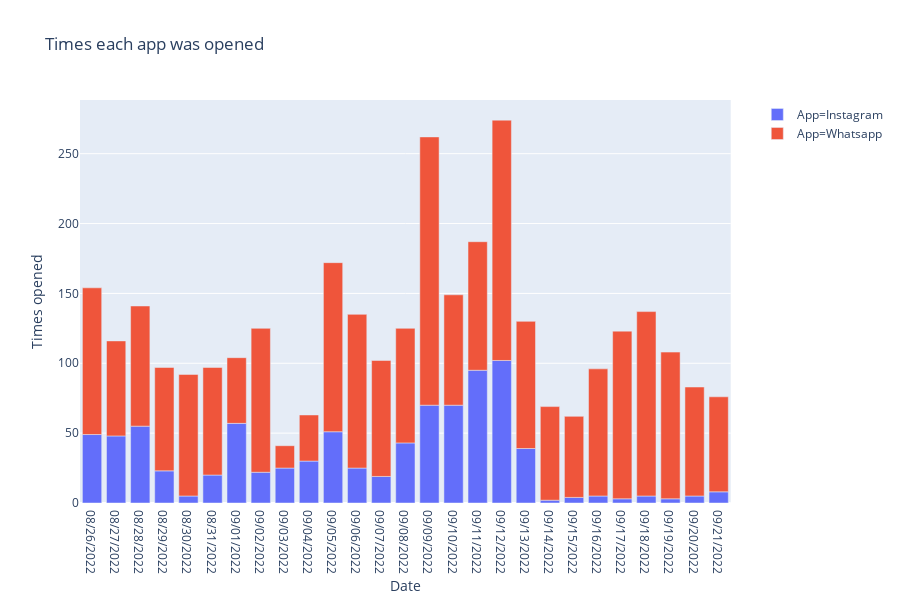

Notebook cell for this chart:
### Code cell
# how many times was each app opened?

plot4=px.bar(data,
            x='Date',
            y='Times opened',
            color='App', 
            title='Times each app was opened')

plot4.show('png')

### Figure 1 — Plotly figure (JSON) as saved in the notebook; plotly's stock layout.template omitted (floating-point values rounded to 4 significant figures)
{"data": [{"alignmentgroup": "True", "hoverlabel": {"namelength": 0}, "hovertemplate": "App=Instagram<br>Date=%{x}<br>Times opened=%{y}", "legendgroup": "App=Instagram", "marker": {"color": "#636efa"}, "name": "App=Instagram", "offsetgroup": "App=Instagram", "orientation": "v", "showlegend": true, "textposition": "auto", "type": "bar", "x": ["08/26/2022", "08/27/2022", "08/28/2022", "08/29/2022", "08/30/2022", "08/31/2022", "09/01/2022", "09/02/2022", "09/03/2022", "09/04/2022", "09/05/2022", "09/06/2022", "09/07/2022", "09/08/2022", "09/09/2022", "09/10/2022", "09/11/2022", "09/12/2022", "09/13/2022", "09/14/2022", "09/15/2022", "09/16/2022", "09/17/2022", "09/18/2022", "09/19/2022", "09/20/2022", "09/21/2022"], "xaxis": "x", "y": [49, 48, 55, 23, 5, 20, 57, 22, 25, 30, 51, 25, 19, 43, 70, 70, 95, 102, 39, 2, 4, 5, 3, 5, 3, 5, 8], "yaxis": "y"}, {"alignmentgroup": "True", "hoverlabel": {"namelength": 0}, "hovertemplate": "App=Whatsapp<br>Date=%{x}<br>Times opened=%{y}", "legendgroup": "App=Whatsapp", "marker": {"color": "#EF553B"}, "name": "App=Whatsapp", "offsetgroup": "App=Whatsapp", "orientation": "v", "showlegend": true, "textposition": "auto", "type": "bar", "x": ["08/26/2022", "08/27/2022", "08/28/2022", "08/29/2022", "08/30/2022", "08/31/2022", "09/01/2022", "09/02/2022", "09/03/2022", "09/04/2022", "09/05/2022", "09/06/2022", "09/07/2022", "09/08/2022", "09/09/2022", "09/10/2022", "09/11/2022", "09/12/2022", "09/13/2022", "09/14/2022", "09/15/2022", "09/16/2022", "09/17/2022", "09/18/2022", "09/19/2022", "09/20/2022", "09/21/2022"], "xaxis": "x", "y": [105, 68, 86, 74, 87, 77, 47, 103, 16, 33, 121, 110, 83, 82, 192, 79, 92, 172, 91, 67, 58, 91, 120, 132, 105, 78, 68], "yaxis": "y"}], "layout": {"barmode": "relative", "height": 600, "legend": {"tracegroupgap": 0}, "title": {"text": "Times each app was opened"}, "xaxis": {"anchor": "y", "domain": [0, 0.98], "title": {"text": "Date"}}, "yaxis": {"anchor": "x", "domain": [0, 1], "title": {"text": "Times opened"}}}}
